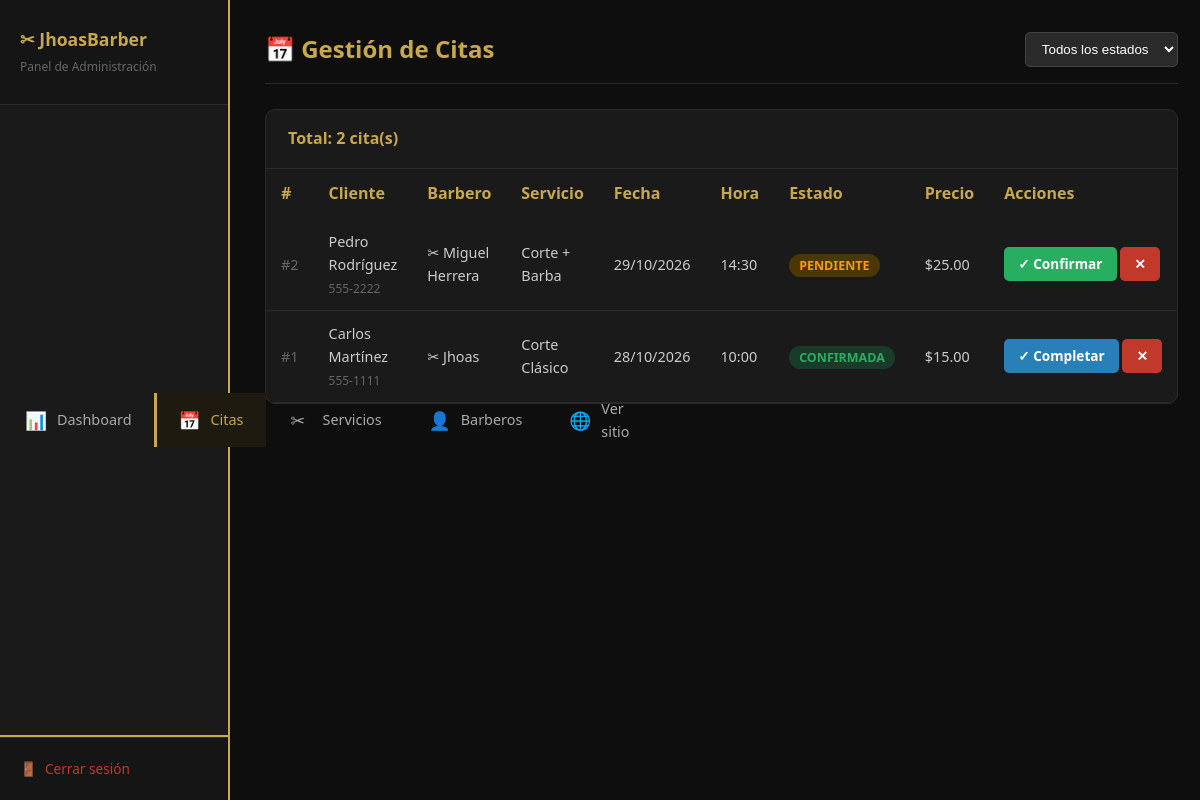
The app's page /admin/citas.php (signed in) with its own data.
### tables this page shows
CREATE TABLE IF NOT EXISTS `citas` (
  `id` INT AUTO_INCREMENT PRIMARY KEY,
  `usuario_id` INT NOT NULL,
  `barbero_id` INT NOT NULL,
  `servicio_id` INT NOT NULL,
  `fecha` DATE NOT NULL,
  `hora` TIME NOT NULL,
  `estado` ENUM('pendiente','confirmada','completada','cancelada') DEFAULT 'pendiente',
  `notas` TEXT DEFAULT NULL,
  `created_at` TIMESTAMP DEFAULT CURRENT_TIMESTAMP,
  FOREIGN KEY (`usuario_id`) REFERENCES `usuarios`(`id`) ON DELETE CASCADE,
  FOREIGN KEY (`barbero_id`) REFERENCES `barberos`(`id`) ON DELETE CASCADE,
  FOREIGN KEY (`servicio_id`) REFERENCES `servicios`(`id`) ON DELETE CASCADE
);

CREATE TABLE IF NOT EXISTS `usuarios` (
  `id` INT AUTO_INCREMENT PRIMARY KEY,
  `nombre` VARCHAR(100) NOT NULL,
  `email` VARCHAR(150) NOT NULL UNIQUE,
  `password` VARCHAR(255) NOT NULL,
  `telefono` VARCHAR(20) DEFAULT NULL,
  `rol` ENUM('admin','cliente') NOT NULL DEFAULT 'cliente',
  `created_at` TIMESTAMP DEFAULT CURRENT_TIMESTAMP
);

CREATE TABLE IF NOT EXISTS `barberos` (
  `id` INT AUTO_INCREMENT PRIMARY KEY,
  `nombre` VARCHAR(100) NOT NULL,
  `especialidad` VARCHAR(150) DEFAULT 'Corte clásico',
  `descripcion` TEXT DEFAULT NULL,
  `activo` TINYINT(1) DEFAULT 1,
  `created_at` TIMESTAMP DEFAULT CURRENT_TIMESTAMP
);

CREATE TABLE IF NOT EXISTS `servicios` (
  `id` INT AUTO_INCREMENT PRIMARY KEY,
  `nombre` VARCHAR(100) NOT NULL,
  `descripcion` TEXT DEFAULT NULL,
  `precio` DECIMAL(8,2) NOT NULL DEFAULT 0.00,
  `duracion_min` INT NOT NULL DEFAULT 30,
  `activo` TINYINT(1) DEFAULT 1,
  `created_at` TIMESTAMP DEFAULT CURRENT_TIMESTAMP
);

### config/db.php (called while the page is built, shortened)
<?php
function sanitize($data) {
    return htmlspecialchars(strip_tags(trim($data)));
}

### admin/citas.php (the view, shortened to what this page needs)
<?php
require_once 'includes/admin_header.php';
$db = getDB();
$filtro_estado = sanitize($_GET['filtro'] ?? '');
$where = $filtro_estado ? "WHERE c.estado='$filtro_estado'" : '';
$citas = $db->query("
    SELECT c.*, u.nombre AS cliente, u.telefono AS tel, b.nombre AS barbero, s.nombre AS servicio, s.precio
    FROM citas c
    JOIN usuarios u ON c.usuario_id = u.id
    JOIN barberos b ON c.barbero_id = b.id
    JOIN servicios s ON c.servicio_id = s.id
    $where
    ORDER BY c.fecha DESC, c.hora DESC
")->fetch_all(MYSQLI_ASSOC);
?>
<div class="admin-header">
    <h1>📅 Gestión de Citas</h1>
    <div style="display:flex;gap:10px;align-items:center;">
        <form method="GET" style="display:flex;gap:8px;">
            <select name="filtro" onchange="this.form.submit()" style="background:#2a2a2a;border:1px solid #444;color:#fff;padding:8px 12px;border-radius:5px;">
                <option value="">Todos los estados</option>
            </select>
        </form>
    </div>
</div>
<div class="panel">
    <div class="panel-header">
        <h3>Total: <?= count($citas) ?> cita(s)</h3>
    </div>
    <div class="table-wrap">
        <table>
            <thead>
                <tr>
                    <th>#</th>
                    <th>Cliente</th>
                    <th>Barbero</th>
                    <th>Servicio</th>
                    <th>Fecha</th>
                    <th>Hora</th>
                    <th>Estado</th>
                    <th>Precio</th>
                    <th>Acciones</th>
                </tr>
            </thead>
            <tbody>
                <?php if (empty($citas)): ?>
                    <tr><td colspan="9" style="text-align:center;color:#666;padding:30px;">No hay citas con ese filtro.</td></tr>
                <?php else: ?>
                <?php foreach ($citas as $c): ?>
                <tr>
                    <td style="color:#666;">#<?= $c['id'] ?></td>
                    <td>
                        <?= sanitize($c['cliente']) ?>
                        <?php if ($c['tel']): ?><br><small style="color:#666;"><?= sanitize($c['tel']) ?></small><?php endif; ?>
                    </td>
                    <td>✂ <?= sanitize($c['barbero']) ?></td>
                    <td><?= sanitize($c['servicio']) ?></td>
                    <td><?= date('d/m/Y', strtotime($c['fecha'])) ?></td>
                    <td><?= substr($c['hora'],0,5) ?></td>
                    <td><span class="badge badge-<?= $c['estado'] ?>"><?= ucfirst($c['estado']) ?></span></td>
                    <td>$<?= number_format($c['precio'],2) ?></td>
                    <td style="white-space:nowrap;">
                        <?php if ($c['estado'] === 'pendiente'): ?>
                            <a href="?estado=confirmada&id=<?= $c['id'] ?>" class="btn btn-success btn-sm">✓ Confirmar</a>
                        <?php elseif ($c['estado'] === 'confirmada'): ?>
                            <a href="?estado=completada&id=<?= $c['id'] ?>" class="btn btn-info btn-sm">✓ Completar</a>
                        <?php endif; ?>
                        <?php if ($c['estado'] !== 'cancelada'): ?>
                            <a href="?estado=cancelada&id=<?= $c['id'] ?>" class="btn btn-danger btn-sm" onclick="return confirm('¿Cancelar cita?')">✕</a>
                        <?php endif; ?>
                    </td>
                </tr>
                <?php endforeach; ?>
                <?php endif; ?>
            </tbody>
        </table>
    </div>
</div>
<?php require_once 'includes/admin_footer.php'; ?>

### assets/style.css (style rules this page uses)
* { margin: 0; padding: 0; box-sizing: border-box; }
:root { --gold: #c9a84c; --gold-d: #a07830; --dark: #111111; --dark2: #1a1a1a; --dark3: #222222; --gray: #444444; --light: #f5f5f5; --white: #ffffff; --danger: #c0392b; --success: #27ae60; --info: #2980b9; }
body { font-family: 'Segoe UI', Tahoma, Geneva, Verdana, sans-serif; background: var(--dark); color: var(--light); line-height: 1.6; }
a { color: var(--gold); text-decoration: none; }
.btn { display: inline-block; padding: 13px 32px; border-radius: 5px; font-weight: 700; font-size: 1rem; cursor: pointer; transition: all .25s; border: none; text-align: center; }
.btn-danger { background: var(--danger); color: #fff; }
.btn-success { background: var(--success); color: #fff; }
.btn-info { background: var(--info); color: #fff; }
.btn-sm { padding: 6px 14px; font-size: .85rem; }
.table-wrap { overflow-x: auto; }
table { width: 100%; border-collapse: collapse; }
th { background: var(--dark2); color: var(--gold); padding: 12px 15px; text-align: left; }
td { padding: 11px 15px; border-bottom: 1px solid #2a2a2a; color: #ccc; font-size: .9rem; }
.badge { padding: 3px 10px; border-radius: 20px; font-size: .78rem; font-weight: 700; text-transform: uppercase; }
.badge-pendiente { background: #4a3800; color: #f39c12; }
.badge-confirmada { background: #1a3a2a; color: #27ae60; }

### assets/admin.css (style rules this page uses)
body.admin-body { display: flex; min-height: 100vh; background: #0e0e0e; }
.admin-header { display: flex; align-items: center; justify-content: space-between; margin-bottom: 25px; padding-bottom: 15px; border-bottom: 1px solid #2a2a2a; }
.admin-header h1 { color: #c9a84c; font-size: 1.5rem; }
.panel { background: #1a1a1a; border-radius: 10px; border: 1px solid #2a2a2a; overflow: hidden; margin-bottom: 25px; }
.panel-header { padding: 16px 22px; border-bottom: 1px solid #2a2a2a; display: flex; align-items: center; justify-content: space-between; }
.panel-header h3 { color: #c9a84c; font-size: 1rem; }

### records on screen
citas: id "2", usuario.nombre "Pedro Rodríguez", usuario.telefono "555-2222", barbero.nombre "Miguel Herrera", servicio.nombre "Corte + Barba", fecha "29/10/2026", hora "14:30", estado "PENDIENTE", servicio.precio "25.00"
citas: id "1", usuario.nombre "Carlos Martínez", usuario.telefono "555-1111", barbero.nombre "Jhoas", servicio.nombre "Corte Clásico", fecha "28/10/2026", hora "10:00", estado "CONFIRMADA", servicio.precio "15.00"

### other values on screen
count($citas) "2"
